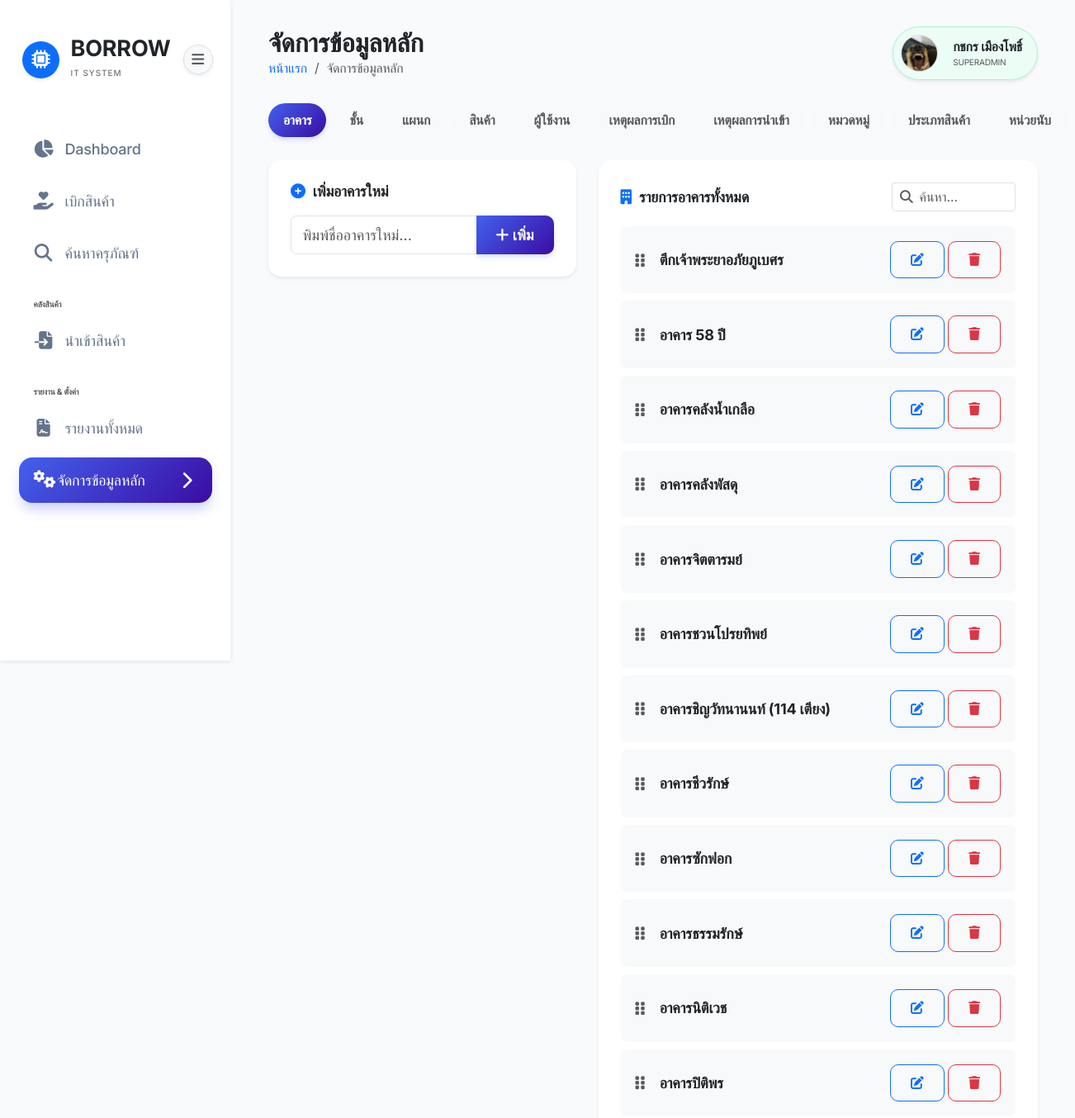
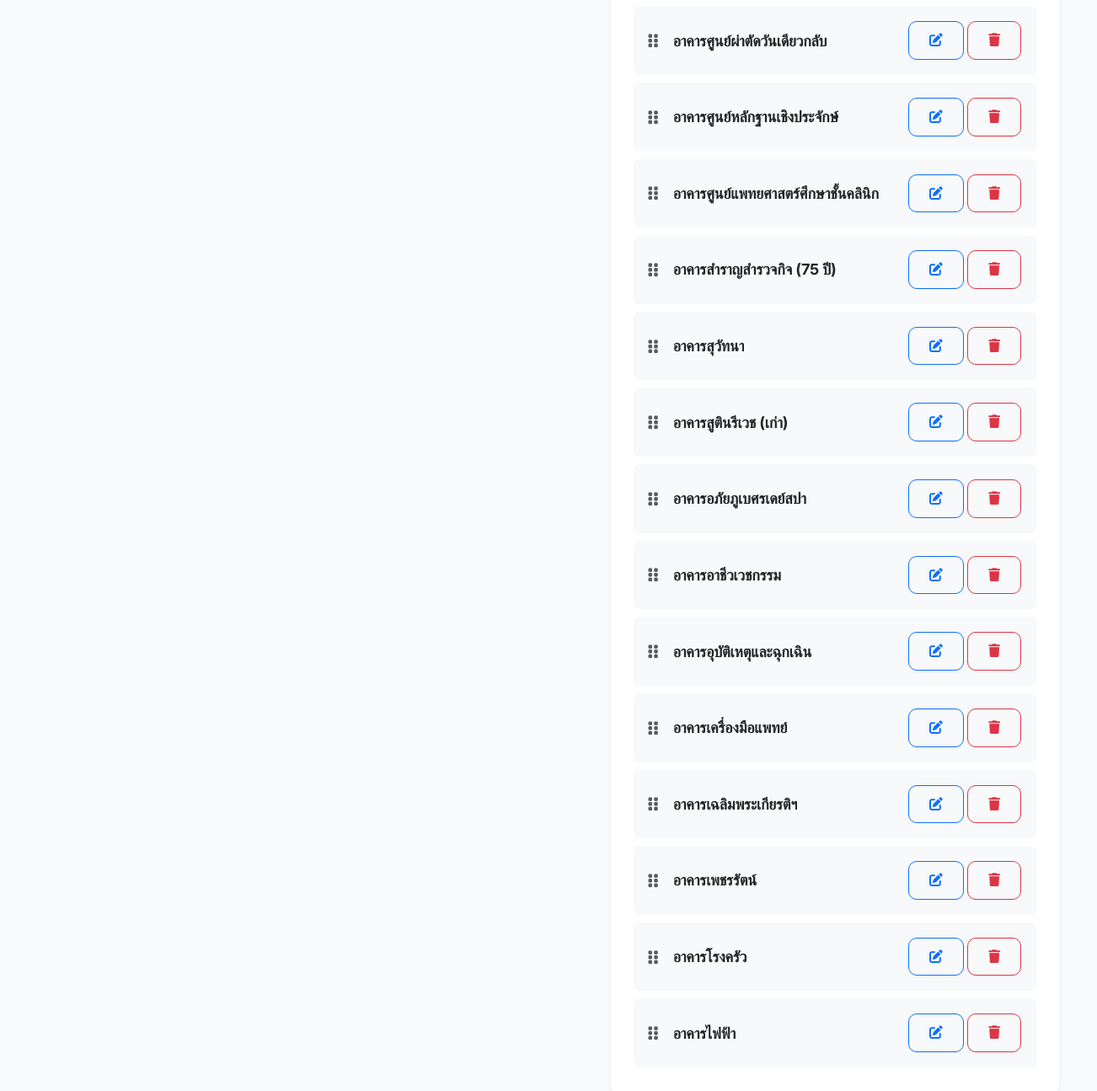
Page /pages/settings.php (signed in) on the committed database (2 pictures, top to bottom).
### tables this page shows
CREATE TABLE `buildings` (
  `id` int(11) NOT NULL,
  `name` varchar(255) NOT NULL,
  `sort_order` int(11) DEFAULT 0,
  `created_at` timestamp NOT NULL DEFAULT current_timestamp()
);

### pages/settings.php (the view, shortened to what this page needs)
<?php
require_once '../config/db.php';
try {
    $pdo->exec("ALTER TABLE products MODIFY COLUMN rental_duration DATE NULL");
} catch (PDOException $e) { }
$page_title = 'จัดการข้อมูลหลัก';
$buildings = $pdo->query("SELECT * FROM buildings ORDER BY sort_order ASC, id ASC")->fetchAll();
$allowed_tabs = ['buildings', 'floors', 'departments', 'product_types', 'products', 'users', 'borrow', 'import', 'categories', 'units'];
$active_tab = isset($_GET['tab']) && in_array($_GET['tab'], $allowed_tabs, true) ? $_GET['tab'] : 'buildings';
require_once '../includes/header.php';
?>
<div class="d-none d-lg-flex align-items-center justify-content-between gap-2 mb-4">
    <a href="?tab=buildings" class="btn btn-sm rounded-pill px-3 py-2 <?= $active_tab == 'buildings' ? 'btn-primary' : 'btn-light text-muted' ?> text-nowrap">อาคาร</a>
    <a href="?tab=floors" class="btn btn-sm rounded-pill px-3 py-2 <?= $active_tab == 'floors' ? 'btn-primary' : 'btn-light text-muted' ?> text-nowrap">ชั้น</a>
    <a href="?tab=departments" class="btn btn-sm rounded-pill px-3 py-2 <?= $active_tab == 'departments' ? 'btn-primary' : 'btn-light text-muted' ?> text-nowrap">แผนก</a>
    <a href="?tab=products" class="btn btn-sm rounded-pill px-3 py-2 <?= $active_tab == 'products' ? 'btn-primary' : 'btn-light text-muted' ?> text-nowrap">สินค้า</a>
    <a href="?tab=users" class="btn btn-sm rounded-pill px-3 py-2 <?= $active_tab == 'users' ? 'btn-primary' : 'btn-light text-muted' ?> text-nowrap">ผู้ใช้งาน</a>
    <a href="?tab=borrow" class="btn btn-sm rounded-pill px-3 py-2 <?= $active_tab == 'borrow' ? 'btn-primary' : 'btn-light text-muted' ?> text-nowrap">เหตุผลการเบิก</a>
    <a href="?tab=import" class="btn btn-sm rounded-pill px-3 py-2 <?= $active_tab == 'import' ? 'btn-primary' : 'btn-light text-muted' ?> text-nowrap">เหตุผลการนำเข้า</a>
    <a href="?tab=categories" class="btn btn-sm rounded-pill px-3 py-2 <?= $active_tab == 'categories' ? 'btn-primary' : 'btn-light text-muted' ?> text-nowrap">หมวดหมู่</a>
    <a href="?tab=product_types" class="btn btn-sm rounded-pill px-3 py-2 <?= $active_tab == 'product_types' ? 'btn-primary' : 'btn-light text-muted' ?> text-nowrap">ประเภทสินค้า</a>
    <a href="?tab=units" class="btn btn-sm rounded-pill px-3 py-2 <?= $active_tab == 'units' ? 'btn-primary' : 'btn-light text-muted' ?> text-nowrap">หน่วยนับ</a>
</div>
<div class="tab-content">
    <div class="tab-pane fade <?= $active_tab == 'buildings' ? 'show active' : '' ?>" id="tabBuildings">
        <div class="row g-4">
            <div class="col-lg-5">
                <div class="card p-4 shadow-sm border-0">
                    <h6 class="fw-bold mb-3"><i class="fas fa-plus-circle text-primary me-2"></i>เพิ่มอาคารใหม่</h6>
                    <div class="input-group">
                        <input type="text" id="newBuildingName" class="form-control" placeholder="พิมพ์ชื่ออาคารใหม่...">
                        <button class="btn btn-primary fw-bold animate-hover" onclick="addBuilding()"><i class="fas fa-plus me-1"></i>เพิ่ม</button>
                    </div>
                </div>
            </div>
            <div class="col-lg-7">
                <div class="card p-4 shadow-sm border-0">
                    <div class="d-flex justify-content-between align-items-center mb-3">
                        <h6 class="fw-bold mb-0"><i class="fas fa-building text-primary me-2"></i>รายการอาคารทั้งหมด</h6>
                        <div class="input-group input-group-sm" style="width: 150px;">
                            <span class="input-group-text bg-white border-end-0"><i class="fas fa-search text-muted"></i></span>
                            <input type="text" class="form-control border-start-0 ps-0" placeholder="ค้นหา..." onkeyup="filterList(this, 'buildingList')">
                        </div>
                    </div>
                    <div id="buildingList" class="reorder-list">
                        <?php foreach ($buildings as $b): ?>
                        <div class="d-flex justify-content-between align-items-center bg-light p-3 rounded mb-2 reason-item" id="building-<?= $b['id'] ?>" data-id="<?= $b['id'] ?>" style="cursor: grab;">
                            <div class="d-flex align-items-center">
                                <i class="fas fa-grip-vertical text-muted me-3 drag-handle" style="cursor: move;"></i>
                                <span class="fw-bold"><?= htmlspecialchars($b['name']) ?></span>
                            </div>
                            <div>
                                <button class="btn btn-sm btn-outline-primary me-1" onclick="editBuilding(<?= $b['id'] ?>, '<?= htmlspecialchars($b['name'], ENT_QUOTES) ?>')"><i class="fas fa-edit"></i></button>
                                <button class="btn btn-sm btn-outline-danger" onclick="deleteBuilding(<?= $b['id'] ?>, '<?= htmlspecialchars($b['name'], ENT_QUOTES) ?>')"><i class="fas fa-trash"></i></button>
                            </div>
                        </div>
                        <?php endforeach; ?>
                    </div>
                </div>
            </div>
        </div>
    </div>
</div>
<?php require_once '../includes/footer.php'; ?>

### includes/header.php (shortened to what this page needs)
<?php
$base_path = isset($is_root) ? '' : '../';
$current_page = basename($_SERVER['PHP_SELF']);
?>
<!DOCTYPE html>
<html lang="th">
<head>
    <link href="https://cdn.jsdelivr.net/npm/bootstrap@5.3.0/dist/css/bootstrap.min.css" rel="stylesheet">
    <link href="https://cdnjs.cloudflare.com/ajax/libs/font-awesome/6.4.0/css/all.min.css" rel="stylesheet">
    <link rel="stylesheet" href="<?= $base_path ?>assets/css/style.css">
</head>
<body>
    <?php if (isset($_SESSION['user_id'])): ?>
    <div class="sidebar shadow-sm">
        <div class="sidebar-header d-flex justify-content-between align-items-center">
            <a href="<?= $base_path ?>index.php" class="d-flex align-items-center gap-2 text-decoration-none">
                <div class="bg-primary shadow-sm rounded-circle d-flex align-items-center justify-content-center" style="width: 45px; height: 45px;">
                    <i class="fas fa-microchip text-white fa-lg"></i>
                </div>
                <div class="ms-1">
                    <span class="fw-bold fs-4 text-dark d-block" style="line-height: 1;">BORROW</span>
                    <span class="text-muted" style="font-size: 10px; letter-spacing: 1px;">IT SYSTEM</span>
                </div>
            </a>
            <button id="sidebarCollapse" class="btn btn-light rounded-circle shadow-sm border p-0 d-flex align-items-center justify-content-center" style="width: 36px; height: 36px; min-width: 36px;">
                <i class="fas fa-bars d-none d-lg-block text-muted" style="font-size: 0.95rem;"></i>
            </button>
        </div>
        <ul class="sidebar-menu mt-2">
            <li class="menu-item">
                <a href="<?= $base_path ?><?= isset($_SESSION['user_id']) ? 'dashboard.php' : 'index.php' ?>" class="menu-link <?= ($current_page == 'index.php' || $current_page == 'dashboard.php') ? 'active' : '' ?>">
                    <i class="fas fa-chart-pie"></i> <span class="menu-text">Dashboard</span>
                </a>
            </li>
            <?php if (in_array($_SESSION['user_role'] ?? 'USER', ['ADMIN', 'SUPERADMIN'])): ?>
            <li class="menu-item">
                <a href="<?= $base_path ?>pages/borrow.php" class="menu-link <?= $current_page == 'borrow.php' ? 'active' : '' ?>">
                    <i class="fas fa-hand-holding-heart"></i> <span class="menu-text">เบิกสินค้า</span>
                </a>
            </li>
            <?php endif; ?>
            <?php if (in_array($_SESSION['user_role'] ?? 'USER', ['ADMIN', 'SUPERADMIN'])): ?>
            <li class="menu-item">
                <a href="<?= $base_path ?>pages/search.php" class="menu-link <?= $current_page == 'search.php' ? 'active' : '' ?>">
                    <i class="fas fa-search"></i> <span class="menu-text">ค้นหาครุภัณฑ์</span>
                </a>
            </li>
            <?php endif; ?>
            <?php if (in_array($_SESSION['user_role'] ?? 'USER', ['ADMIN', 'SUPERADMIN'])): ?>
            <li class="text-muted small px-3 mt-4 mb-2 fw-bold text-uppercase" style="font-size: 10px;">คลังสินค้า</li>
            <li class="menu-item">
                <a href="<?= $base_path ?>pages/import_stock.php" class="menu-link <?= $current_page == 'import_stock.php' ? 'active' : '' ?>">
                    <i class="fas fa-file-import"></i> <span class="menu-text">นำเข้าสินค้า</span>
                </a>
            </li>
            <li class="text-muted small px-3 mt-4 mb-2 fw-bold text-uppercase" style="font-size: 10px;">รายงาน & ตั้งค่า</li>
            <li class="menu-item">
                <a href="<?= $base_path ?>pages/reports.php" class="menu-link <?= $current_page == 'reports.php' ? 'active' : '' ?>">
                    <i class="fas fa-file-contract"></i> <span class="menu-text">รายงานทั้งหมด</span>
                </a>
            </li>
            <?php if (($_SESSION['user_role'] ?? 'USER') === 'SUPERADMIN'): ?>
            <li class="menu-item">
                <a href="javascript:void(0)" data-bs-target="#collapseSettings" class="menu-link <?= $current_page == 'settings.php' ? 'active' : '' ?> d-flex justify-content-between" data-bs-toggle="collapse" role="button" aria-expanded="false">
                    <span><i class="fas fa-cogs"></i> <span class="menu-text">จัดการข้อมูลหลัก</span></span>
                    <i class="fas fa-chevron-down small"></i>
                </a>
            </li>
            <?php endif; ?>
            <?php endif; ?>
        </ul>
    </div>
    <?php endif; ?>
    <div class="main-content" style="<?= !isset($_SESSION['user_id']) ? 'margin-left: 0;' : '' ?>">
        <div class="top-navbar d-flex justify-content-between align-items-center mb-3 animate-up py-2">
            <div class="d-flex align-items-center gap-3">
                <div>
                    <h3 class="fw-bold mb-0 text-dark"><?= $page_title ?></h3>
                    <nav aria-label="breadcrumb">
                        <ol class="breadcrumb mb-0">
                            <li class="breadcrumb-item small"><a href="<?= $base_path ?>index.php" class="text-decoration-none">หน้าแรก</a></li>
                            <li class="breadcrumb-item small active" aria-current="page"><?= $page_title ?></li>
                        </ol>
                    </nav>
                </div>
            </div>
            <?php if (isset($_SESSION['user_id'])): ?>
                <div class="d-flex align-items-center gap-3">
                    <div class="dropdown">
                        <a href="#" class="d-flex align-items-center gap-3 text-decoration-none text-dark p-2 pe-3 rounded-pill shadow-sm border hover-shadow-md transition-all dropdown-toggle no-caret" data-bs-toggle="dropdown" aria-expanded="false" style="background-color: #ecfdf5; border-color: #a7f3d0 !important;">
                            <img src="<?= !empty($_SESSION['user_image']) && $_SESSION['user_image'] !== 'default_user.png' ? $base_path . 'assets/images/' . $_SESSION['user_image'] : 'https://api.dicebear.com/9.x/adventurer-neutral/svg?seed=' . urlencode($_SESSION['user_name'] ?? 'Guest') . '&backgroundColor=ecfdf5' ?>" class="rounded-circle border" width="45" height="45" alt="Profile" style="object-fit: cover; background-color: #ecfdf5;">
                            <div class="text-start d-none d-md-block">
                                <div class="fw-bold small line-height-1"><?= $_SESSION['user_name'] ?? 'Guest' ?></div>
                                <div class="text-muted" style="font-size: 10px;"><?= $_SESSION['user_role'] ?? 'User' ?></div>
                            </div>
                        </a>
                    </div>
                </div>
            <?php endif; ?>
        </div>

### includes/footer.php (shortened to what this page needs)
    </div>
</body>
</html>

### assets/css/style.css (style rules this page uses)
:root { --primary-color: #4361ee; --primary-gradient: linear-gradient(135deg, #4361ee 0%, #3a0ca3 100%); --secondary-color: #3f37c9; --accent-color: #4cc9f0; --success-color: #4cc9f0; --warning-color: #f72585; --danger-color: #ef4444; --dark-bg: #0f172a; --sidebar-bg: #ffffff; --card-bg: #ffffff; --text-main: #1e293b; --text-muted: #64748b; --border-color: #f1f5f9; --radius-sm: 10px; --radius-md: 16px; --radius-lg: 24px; --shadow-sm: 0 1px 3px rgba(0, 0, 0, 0.1); --shadow-md: 0 10px 15px -3px rgba(0, 0, 0, 0.1), 0 4px 6px -2px rgba(0, 0, 0, 0.05); --shadow-lg: 0 20px 25px -5px rgba(0, 0, 0, 0.1), 0 10px 10px -5px rgba(0, 0, 0, 0.04); --glass-bg: rgba(255, 255, 255, 0.7); --glass-border: rgba(255, 255, 255, 0.3); }
html { font-size: clamp(14px, 0.5vw + 12px, 18px); }
body { font-family: 'Inter', 'Sarabun', sans-serif; background-color: #f8fafc; color: var(--text-main); overflow-x: hidden; letter-spacing: -0.01em; }
.sidebar { width: 280px; height: 100vh; background: var(--sidebar-bg); position: fixed; left: 0; top: 0; z-index: 1045; transition: all 0.4s cubic-bezier(0.4, 0, 0.2, 1); color: var(--text-main); border-right: 1px solid var(--border-color); box-shadow: 4px 0 24px rgba(0, 0, 0, 0.03); display: flex; flex-direction: column; }
.sidebar-header { padding: 2.5rem 1.5rem; display: flex; align-items: center; gap: 15px; }
.sidebar-menu { padding: 0 1.25rem; list-style: none; flex: 1; overflow-y: auto; }
.menu-item { margin-bottom: 8px; }
.menu-link { display: flex; align-items: center; padding: 14px 18px; color: var(--text-muted); text-decoration: none !important; border-radius: var(--radius-md); transition: all 0.3s cubic-bezier(0.4, 0, 0.2, 1); gap: 14px; font-weight: 500; }
.menu-link.active { background: var(--primary-gradient); color: white; box-shadow: 0 10px 15px -3px rgba(67, 97, 238, 0.3); }
.menu-link i { font-size: 1.2rem; width: 24px; text-align: center; }
.main-content { margin-left: 280px; padding: 1.25rem 2.5rem 2.5rem 2.5rem; min-height: 100vh; transition: all 0.4s cubic-bezier(0.4, 0, 0.2, 1); }
.card { border: 1px solid var(--border-color); border-radius: var(--radius-md); box-shadow: var(--shadow-sm); transition: all 0.3s cubic-bezier(0.4, 0, 0.2, 1); background: white; }
.btn { border-radius: var(--radius-sm); padding: 10px 24px; font-weight: 600; transition: all 0.3s cubic-bezier(0.4, 0, 0.2, 1); }
.btn-primary { background: var(--primary-gradient); border: none; box-shadow: 0 4px 6px -1px rgba(67, 97, 238, 0.2); }
.animate-up { animation: fadeInUp 0.6s ease-out forwards; }
.menu-link .fa-chevron-down { transition: transform 0.3s ease; }
.menu-link[aria-expanded="false"] .fa-chevron-down { transform: rotate(-90deg); }

### includes/header.php (style rules this page uses)
.no-caret::after { display: none !important; }
.top-navbar { z-index: 1030 !important; position: relative; overflow: visible !important; }
.main-content { overflow: visible !important; }

### pages/settings.php (style rules this page uses)
.reason-item { flex-wrap: nowrap !important; }
.reason-item > div:first-child { flex: 1; min-width: 0; padding-right: 10px; }
.reason-item > div:first-child > span { white-space: nowrap; overflow: hidden; text-overflow: ellipsis; display: block; }
.reason-item > div:last-child { flex-shrink: 0; white-space: nowrap; display: flex; gap: 0.25rem; }
.reason-item > div:last-child > button { margin: 0 !important; }

### rows in the picture
buildings: name "ตึกเจ้าพระยาอภัยภูเบศร"
buildings: name "อาคาร 58 ปี"
buildings: name "อาคารคลังน้ำเกลือ"
buildings: name "อาคารคลังพัสดุ"
buildings: name "อาคารจิตตารมย์"
buildings: name "อาคารชวนโปรยทิพย์"
buildings: name "อาคารชิญวัทนานนท์ (114 เตียง)"
buildings: name "อาคารชีวรักษ์"
buildings: name "อาคารซักฟอก"
buildings: name "อาคารธรรมรักษ์"
buildings: name "อาคารนิติเวช"
buildings: name "อาคารปิติพร"
buildings: name "อาคารศูนย์ผ่าตัดวันเดียวกลับ"
buildings: name "อาคารศูนย์หลักฐานเชิงประจักษ์"
buildings: name "อาคารศูนย์แพทยศาสตร์ศึกษาชั้นคลินิก"
buildings: name "อาคารสำราญสำรวจกิจ (75 ปี)"
buildings: name "อาคารสุวัทนา"
buildings: name "อาคารสูตินรีเวช (เก่า)"
buildings: name "อาคารอภัยภูเบศรเดย์สปา"
buildings: name "อาคารอาชีวเวชกรรม"
buildings: name "อาคารอุบัติเหตุและฉุกเฉิน"
buildings: name "อาคารเครื่องมือแพทย์"
buildings: name "อาคารเฉลิมพระเกียรติฯ"
buildings: name "อาคารเพชรรัตน์"
buildings: name "อาคารโรงครัว"
buildings: name "อาคารไฟฟ้า"

### other values in the picture
$page_title "จัดการข้อมูลหลัก"
$_SESSION['user_name'] "กชกร เมืองโพธิ์"
$_SESSION['user_role'] "SUPERADMIN"
